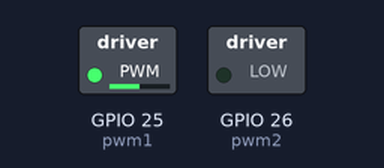
Simulated run of this program. Board: ESP32 board running MicroPython. Shown: switched loads named in the program (green lamp = pin HIGH). At 4.0 s the program stops and its outputs stay as they are.

Above: at 0.1 s.
At 1.1 s:
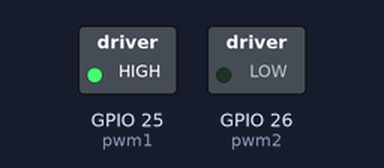
At 2.1 s:
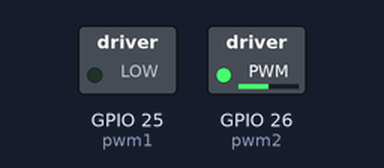
At 4.1 s:
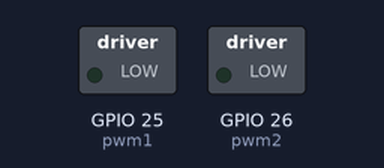
Timing chart, 0 to 5.5 s (numbered marks = the images above):
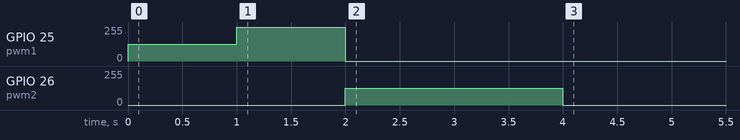

The program:

main.py
```python
# Motor Driver Control Example for esp32 with Micropython
# can give a direction and speed to the motor driver


from machine import Pin, PWM
from time import sleep

# PWM setup
pwm1 = PWM(Pin(25), freq=1000)
pwm2 = PWM(Pin(26), freq=1000)

def motor_forward(speed):
    pwm1.duty(int(speed * 1023))  # 0.0–1.0
    pwm2.duty(0)

def motor_backward(speed):
    pwm1.duty(0)
    pwm2.duty(int(speed * 1023))

def motor_stop():
    pwm1.duty(0)
    pwm2.duty(0)

# Test with speed control
motor_forward(0.5)
sleep(1)
motor_forward(1)
sleep(1)

motor_backward(0.5)
sleep(2)

motor_stop()
```

Measured:
- by itself, GPIO 25 (pwm1): 0/255 → 127/255 at 0.00 s, → 255/255 1.0 s later, → 0/255 1.0 s later
- by itself, GPIO 26 (pwm2): 0/255 → 127/255 at 2.0 s, → 0/255 2.0 s later
